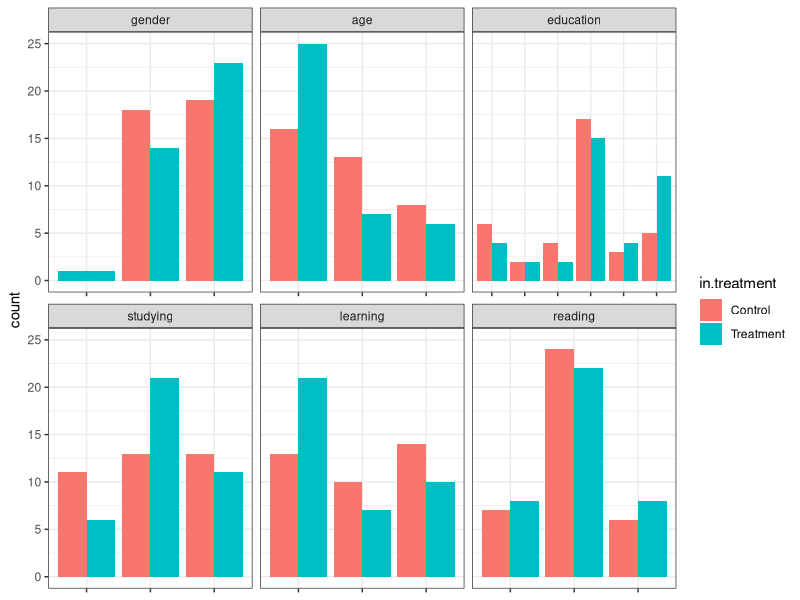

Recreate this plot in R.
## ---- chunk 1
library(data.table)
library(dplyr)
library(ggplot2)
library(ggthemes)
library(knitr)
library(reshape2)
opts_chunk$set(echo=FALSE, message=FALSE, warning = FALSE)
## ---- chunk 2
df.complete <- read.csv('data/Merged Data.csv')

df.newheader <- c(
  'id', 'mind','energy', 'nature', 'tactics', 'identity', 'experimenter',
  'in.treatment', 'gender', 'age', 'education', 'studying', 'learning',
  'reading', 'raw.score', 'adjusted.score', 'region')

names(df.complete) <- df.newheader
## ---- chunk 3
df.covariate.melted <- melt(
  df.complete %>%
    select(id, in.treatment, gender, age, education, studying, learning, reading),
    id.vars = c('id', 'in.treatment')
)

ggplot(df.covariate.melted, aes(value, fill = in.treatment)) +
  geom_bar(position = 'dodge') +
  facet_wrap(~ variable, scales = 'free_x', ncol = 3) +
  theme_bw() + theme(axis.text.x=element_blank(), axis.title.x=element_blank())

## ---- chunk 4
get.aov.outcome <- function(x) {
  model.aov <- aov(as.formula(paste('adjusted.score', x, sep = '~')), data = df.complete)
  model.summary <- summary(model.aov)[[1]]
  model.fstatistic <- model.summary[x, 'F value']
  model.pstatistic <- model.summary[x, 'Pr(>F)']
  
  list('name' = x, 'F value' = model.fstatistic, 'Pr(>F)' = model.pstatistic)
}

data.table(rbind(
  get.aov.outcome('gender'), get.aov.outcome('age'), get.aov.outcome('education'),
  get.aov.outcome('studying'), get.aov.outcome('learning'), get.aov.outcome('reading')
))
